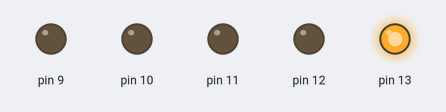
Bench run of a sketch on a simulated Arduino Uno, built with avr-gcc and run on an emulated ATmega328P. On the bench: output pins drawn as LEDs (lit = HIGH).

Above: at 0.5 s.
At 2.5 s:
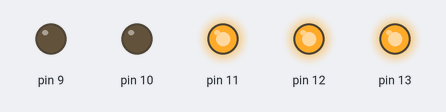
At 4.5 s:
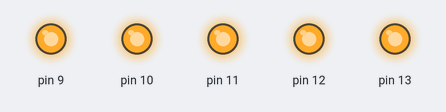
At 5.5 s:
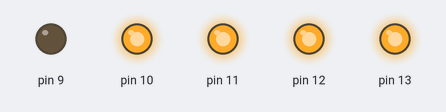
At 9.5 s:
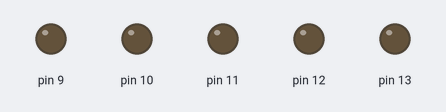
At 11.5 s:
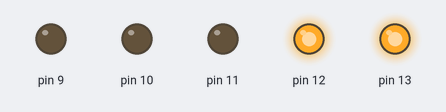
Timing chart, 0 to 13.0 s (numbered marks = the images above):
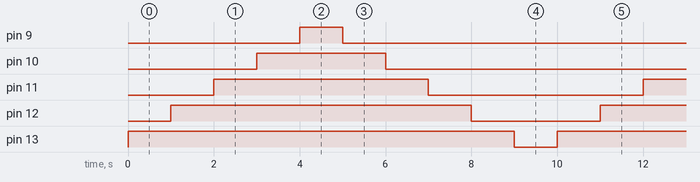

Measured:
- by itself, pin 9: alternates HIGH for 1.0 s and LOW for 9.0 s
- by itself, pin 10: alternates HIGH for 3.0 s and LOW for 7.0 s
- by itself, pin 11: alternates HIGH for 5.0 s and LOW for 5.0 s
- by itself, pin 12: alternates HIGH for 7.0 s and LOW for 3.0 s
- by itself, pin 13: alternates HIGH for 9.0 s and LOW for 1.0 s

The sketch:

fristLed.ino
```cpp
void setup() {
  pinMode(13,OUTPUT);
  pinMode(12,OUTPUT);
  pinMode(11,OUTPUT);
  pinMode(10,OUTPUT);
  pinMode(9,OUTPUT);

}
void loop() {

  // ex) 조도센서를 연결해서 어두이면 led가 켜지고 밝으면 led가 꺼지도록 설정.. 온도,모션,초음파센서
  //2. 1초에 한 번씩 led가 on, led가 off
  //     디지털신호를 출력할 때 사용할 함수는 digitalWrite
  digitalWrite(13, HIGH); // HIGH - > led가 on
  delay(1000);
  digitalWrite(12, HIGH); // HIGH - > led가 on
  delay(1000);
  digitalWrite(11, HIGH); // HIGH - > led가 on
  delay(1000);
  digitalWrite(10, HIGH); // HIGH - > led가 on
  delay(1000);
  digitalWrite(9, HIGH); // HIGH - > led가 on
  delay(1000);
  digitalWrite(9, LOW); // LOW - > led가 off
  delay(1000);
  digitalWrite(10, LOW); // LOW - > led가 off
  delay(1000);
  digitalWrite(11, LOW); // LOW - > led가 off
  delay(1000);
  digitalWrite(12, LOW); // LOW - > led가 off
  delay(1000);
  digitalWrite(13, LOW); // LOW - > led가 off
  delay(1000);

}
```
